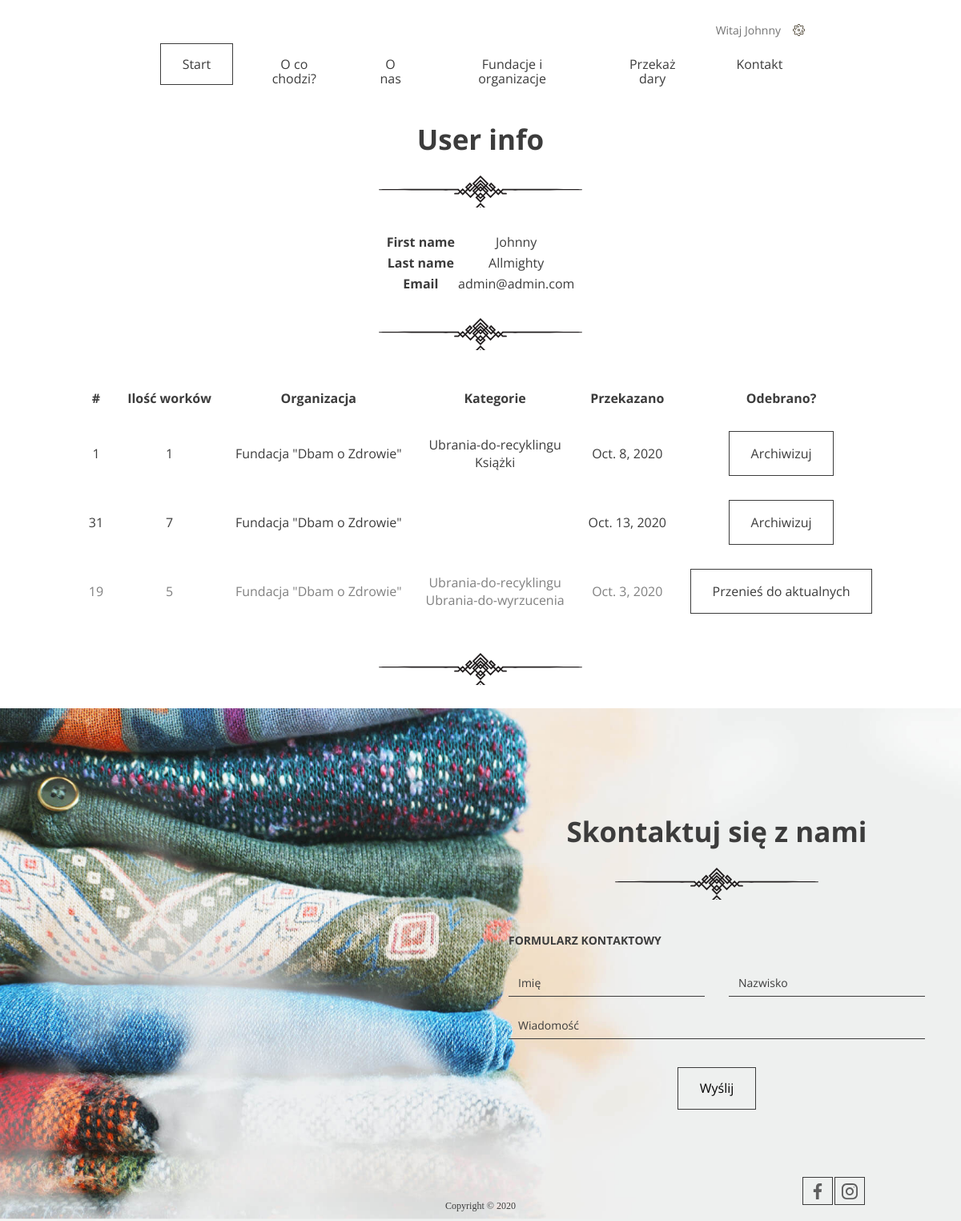
The page /profile/ (signed in) on the database as committed earlier.
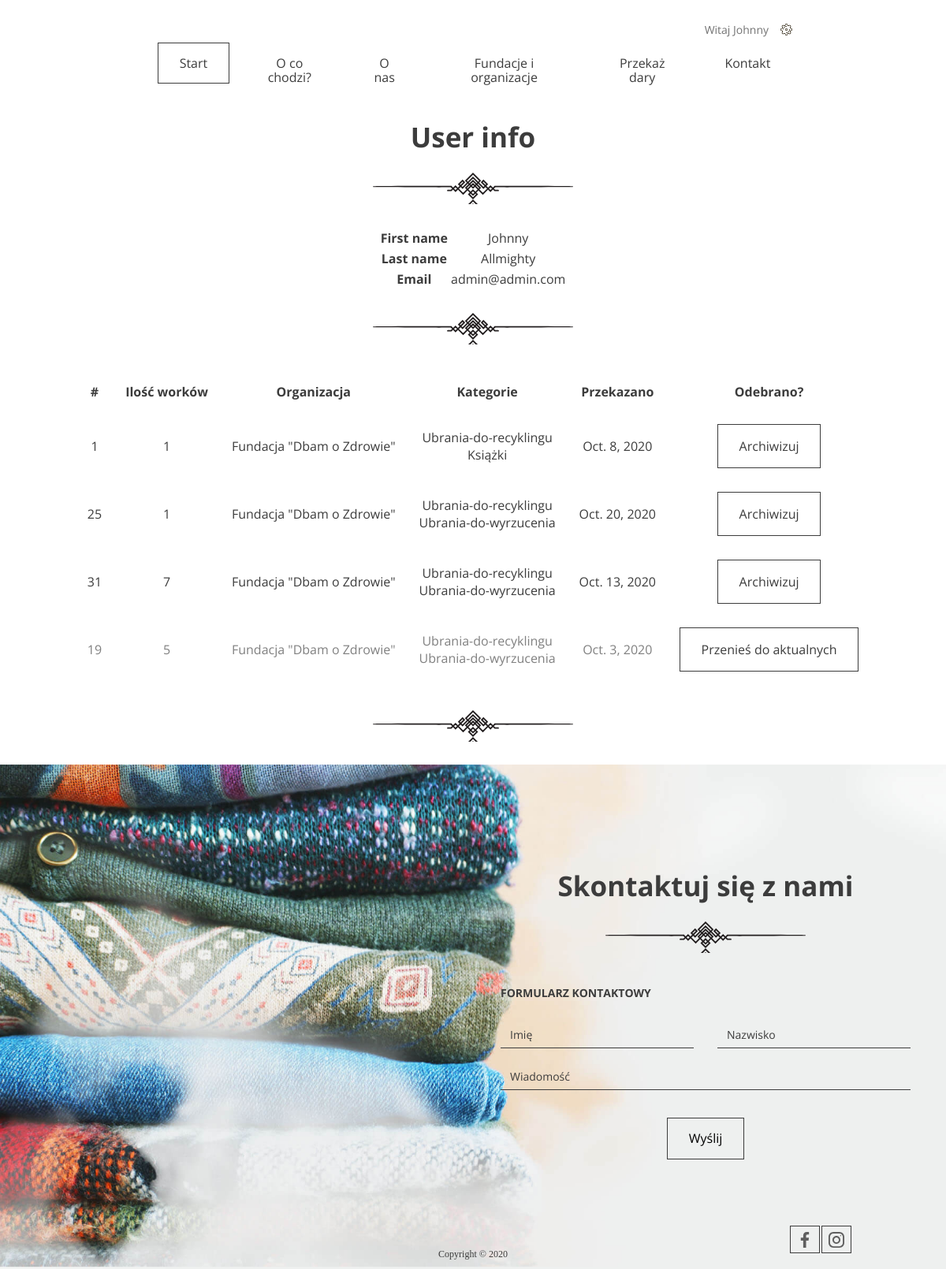
The same page on the database as committed later.
### giveaway/models.py (models this page shows, shortened)
class Donation(models.Model):
    quantity = models.IntegerField(default=1)
    categories = models.ManyToManyField(Category, related_name='donations')
    institution = models.ForeignKey(Institution, on_delete=models.CASCADE)
    address = models.CharField(max_length=200)
    city = models.CharField(max_length=150)
    zip_code = models.IntegerField()
    phone = models.IntegerField()
    pick_up_date = models.DateField()
    pick_up_time = models.TimeField()
    pick_up_comment = models.TextField()
    is_taken = models.BooleanField(default=False)
    user = models.ForeignKey(User, on_delete=models.CASCADE, null=True, default=None)

class Institution(models.Model):
    name = models.CharField(max_length=200)
    description = models.TextField()
    type = models.IntegerField(choices=TYPES, default=0)
    categories = models.ManyToManyField(Category, related_name='institutions')

class Category(models.Model):
    name = models.CharField(max_length=150)

### giveaway/views.py (the view)
# urls.py: path('profile/', ProfileView.as_view(), name='profile'),
class ProfileView(LoginRequiredMixin, TemplateView):
    template_name = "profile.html"
    def get_context_data(self, **kwargs):
        context = super().get_context_data(**kwargs)
        context["user_donations"] = Donation.objects.filter(
            Q(user=self.request.user) & Q(is_taken=False))
        context["user_archived_donations"] = Donation.objects.filter(
            Q(user=self.request.user) & Q(is_taken=True))
        return context

### giveaway/templates/profile.html (shortened to what this page needs)
{% extends 'base.html' %}
{%load static%}
{% block header %}
<header class="header">
    {% include 'navigation.html' %}
</header>
{%endblock%}
{% block content %}
<div>
    <div class="contact">
        <h2>User info</h2>
        <table class="center">
            <thead>
                <tr>
                    <th>First name</th>
                    <td>{{user.first_name}}</th>
                </tr>
            </thead>
            <tbody>
                <tr>
                    <th>Last name</td>
                    <td>{{user.last_name}}</td>
                </tr>
                <tr>
                    <th>Email</td>
                    <td>{{user.email}}</td>
                </tr>
            </tbody>
        </table>
        <h2></h2>
        <table class='center' CELLSPACING=10 CELLPADDING=10>
            <thead>
                <tr>
                    <th>#</th>
                    <th>Ilość worków</th>
                    <th>Organizacja</th>
                    <th>Kategorie</th>
                    <th>Przekazano</th>
                    <th>Odebrano?</th>
                </tr>
            </thead>
            <tbody>
                {% for donation in user_donations %}
                <tr>
                    <td> {{donation.pk}} </td>
                    <td> {{donation.quantity}} </td>
                    <td> {{donation.institution.name}} </td>
                    <td> {%for cat in donation.categories.all %}{% if forloop.last %}{{cat.name}}{%else%}{{cat.name}}<br>{%endif%}{%endfor%} </td>
                    <td> {{donation.pick_up_date}} </td>
                    <td> <a href="{% url 'archive-donation' donation.pk%}" class="btn">Archiwizuj</a> </td>
                </tr>
                {% endfor %}
                {% for donation in user_archived_donations %}
                <tr style="color: grey;">
                    <td> {{donation.pk}} </td>
                    <td> {{donation.quantity}} </td>
                    <td> {{donation.institution.name}} </td>
                    <td> {%for cat in donation.categories.all %}{% if forloop.last %}{{cat.name}}{%else%}{{cat.name}}<br>{%endif%}{%endfor%} </td>
                    <td> {{donation.pick_up_date}} </td>
                    <td> <a href="{% url 'archive-donation' donation.pk%}" class="btn">Przenieś do aktualnych</a> </td>
                </tr>
                {% endfor %}
            </tbody>
        </table>
        <h2></h2>
    </div>
</div>
{% endblock content %}

Rows that differ between the two databases and show on the page:
now on this page (row edited): Donation: pk "25", quantity "1", institution.name "Fundacja \"Dbam o Zdrowie\"", pick_up_date "Oct. 20, 2020", Category (name "Ubrania-do-recyklingu"), Category (name "Ubrania-do-wyrzucenia"), shown under "User info"
changed Donation "Oct. 13, 2020": gains Category (name "Ubrania-do-recyklingu"); gains Category (name "Ubrania-do-wyrzucenia")
